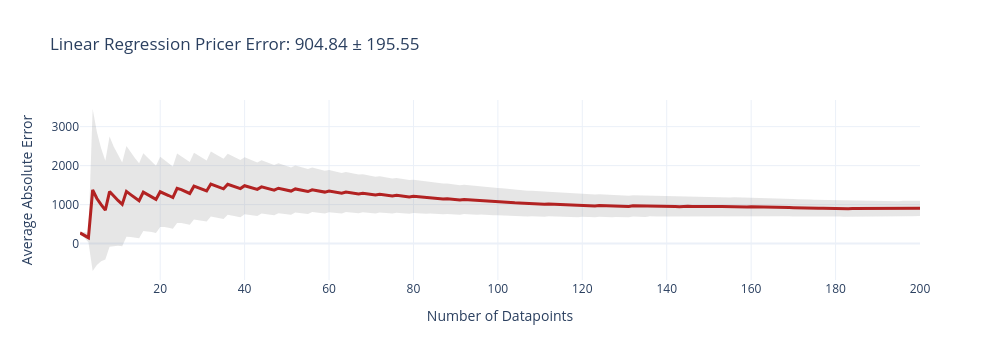
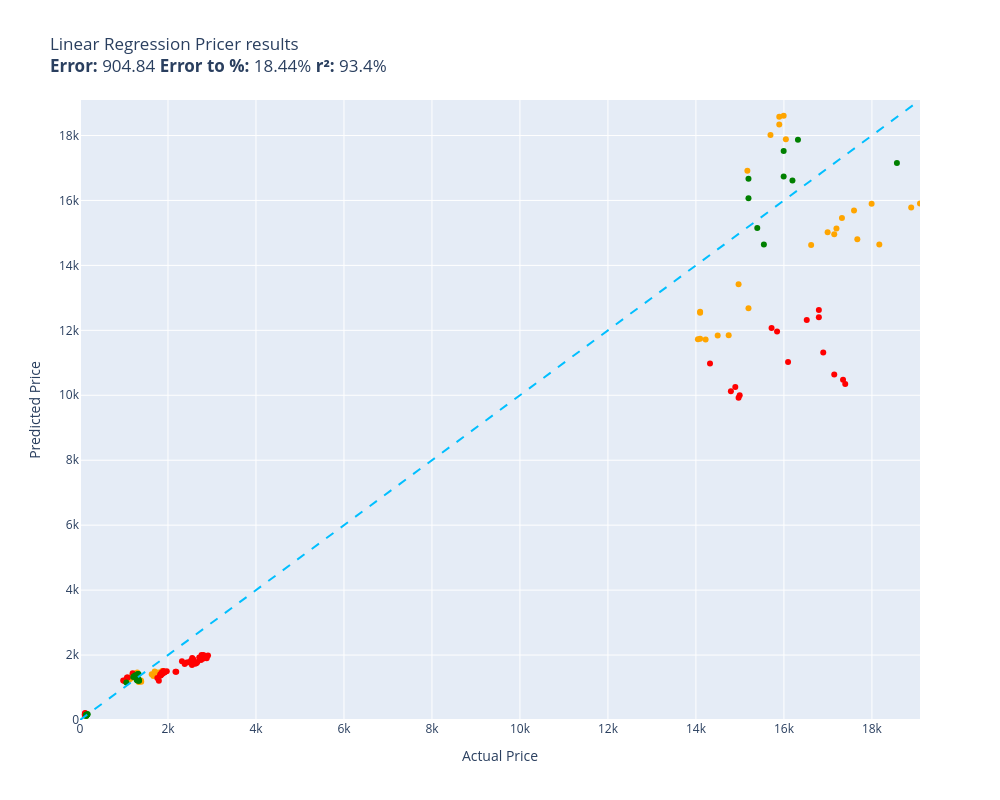

Write notebook code for charts like these, in order.
### Code cell
evaluate(linear_regression_pricer, ds["test"])

### Figure 1 — Plotly figure (JSON) as saved in the notebook; plotly's stock layout.template omitted (floating-point values rounded to 4 significant figures; data arrays with more than 128 entries replaced by an {"elided": "..."} marker saying what was removed)
{"data": [{"fill": "toself", "fillcolor": "rgba(128,128,128,0.2)", "hoverinfo": "skip", "line": {"color": "rgba(255,255,255,0)"}, "name": "95% CI", "showlegend": false, "type": "scatter", "x": {"elided": "400 int values"}, "y": {"elided": "400 float values"}}, {"customdata": {"elided": "200x1 float values"}, "hovertemplate": "n=%{x}<br>Avg Error=%{y:,.2f}<br>±95% CI=%{customdata[0]:,.2f}<extra></extra>", "line": {"color": "firebrick", "width": 3}, "mode": "lines", "name": "Cumulative Avg Error", "type": "scatter", "x": {"elided": "200 int values"}, "y": {"elided": "200 float values"}}], "layout": {"height": 360, "showlegend": false, "title": {"text": "Linear Regression Pricer Error: 904.84 ± 195.55"}, "width": 1000, "xaxis": {"title": {"text": "Number of Datapoints"}}, "yaxis": {"title": {"text": "Average Absolute Error"}}}}

### Figure 2 — Plotly figure (JSON) as saved in the notebook; plotly's stock layout.template omitted (floating-point values rounded to 4 significant figures)
{"data": [{"customdata": [["PTRO.JK\nGuess=1,425.58 Actual=1,700.00"], ["ADMR.JK\nGuess=1,170.12 Actual=1,334.36"], ["BUMI.JK\nGuess=122.90 Actual=141.00"], ["PTRO.JK\nGuess=1,406.83 Actual=1,690.00"], ["ADMR.JK\nGuess=1,181.28 Actual=1,391.55"], ["BUMI.JK\nGuess=124.91 Actual=139.00"], ["PTRO.JK\nGuess=1,405.54 Actual=1,630.00"], ["ADMR.JK\nGuess=1,220.16 Actual=1,386.79"], ["PTRO.JK\nGuess=1,398.91 Actual=1,680.00"], ["PTRO.JK\nGuess=1,357.44 Actual=1,667.50"], ["BUMI.JK\nGuess=154.77 Actual=135.00"], ["PTRO.JK\nGuess=1,441.64 Actual=1,720.00"], ["BUMI.JK\nGuess=150.18 Actual=135.00"], ["PTRO.JK\nGuess=1,495.01 Actual=1,697.50"], ["BUMI.JK\nGuess=152.37 Actual=130.00"], ["PTRO.JK\nGuess=1,459.07 Actual=1,777.50"], ["BUMI.JK\nGuess=150.93 Actual=127.00"], ["PTRO.JK\nGuess=1,510.18 Actual=1,877.50"], ["ADMR.JK\nGuess=1,458.93 Actual=1,301.01"], ["ADMR.JK\nGuess=1,443.17 Actual=1,267.65"], ["PANI.JK\nGuess=11,847.02 Actual=14,744.61"], ["ADMR.JK\nGuess=1,416.52 Actual=1,248.58"], ["BUMI.JK\nGuess=166.16 Actual=149.00"], ["BUMI.JK\nGuess=170.80 Actual=153.00"], ["PANI.JK\nGuess=11,726.65 Actual=14,044.87"], ["PANI.JK\nGuess=11,837.70 Actual=14,494.70"], ["ADMR.JK\nGuess=1,385.30 Actual=1,248.58"], ["PANI.JK\nGuess=11,719.04 Actual=14,219.80"], ["BUMI.JK\nGuess=161.02 Actual=143.00"], ["PANI.JK\nGuess=11,743.64 Actual=14,094.85"], ["BUMI.JK\nGuess=164.33 Actual=143.00"], ["PANI.JK\nGuess=12,573.22 Actual=14,094.85"], ["ADMR.JK\nGuess=1,326.64 Actual=1,205.69"], ["BUMI.JK\nGuess=171.54 Actual=146.00"], ["PANI.JK\nGuess=12,539.71 Actual=14,094.85"], ["ADMR.JK\nGuess=1,349.41 Actual=1,210.46"], ["PANI.JK\nGuess=12,677.99 Actual=15,194.45"], ["PTRO.JK\nGuess=1,497.48 Actual=1,862.50"], ["ADMR.JK\nGuess=1,355.76 Actual=1,205.69"], ["PANI.JK\nGuess=13,419.37 Actual=14,969.53"], ["ADMR.JK\nGuess=1,323.62 Actual=1,167.57"], ["ADMR.JK\nGuess=1,341.03 Actual=1,191.40"], ["ADMR.JK\nGuess=1,375.09 Actual=1,191.40"], ["ADMR.JK\nGuess=1,364.71 Actual=1,215.22"], ["PANI.JK\nGuess=16,914.17 Actual=15,169.46"], ["PANI.JK\nGuess=15,019.16 Actual=16,993.79"], ["PANI.JK\nGuess=15,900.68 Actual=17,993.42"], ["BUMI.JK\nGuess=169.63 Actual=148.00"], ["PANI.JK\nGuess=15,688.62 Actual=17,593.57"], ["ADMR.JK\nGuess=1,372.58 Actual=1,239.05"], ["BUMI.JK\nGuess=169.22 Actual=145.00"], ["PANI.JK\nGuess=15,908.91 Actual=19,093.02"], ["BUMI.JK\nGuess=170.24 Actual=145.00"], ["PANI.JK\nGuess=15,784.37 Actual=18,893.10"], ["ADMR.JK\nGuess=1,312.19 Actual=1,181.87"], ["BUMI.JK\nGuess=169.12 Actual=143.00"], ["ADMR.JK\nGuess=1,301.31 Actual=1,143.74"], ["BUMI.JK\nGuess=164.66 Actual=139.00"], ["PANI.JK\nGuess=18,579.84 Actual=15,894.19"], ["ADMR.JK\nGuess=1,273.74 Actual=1,110.38"], ["PANI.JK\nGuess=18,334.83 Actual=15,894.19"], ["PANI.JK\nGuess=18,607.39 Actual=15,994.16"], ["ADMR.JK\nGuess=1,257.05 Actual=1,077.02"], ["PANI.JK\nGuess=18,016.08 Actual=15,694.26"], ["ADMR.JK\nGuess=1,267.79 Actual=1,096.09"], ["PANI.JK\nGuess=17,885.05 Actual=16,044.14"], ["ADMR.JK\nGuess=1,250.91 Actual=1,096.09"], ["ADMR.JK\nGuess=1,283.84 Actual=1,081.79"], ["ADMR.JK\nGuess=1,272.84 Actual=1,143.74"], ["ADMR.JK\nGuess=1,234.30 Actual=1,110.38"], ["PANI.JK\nGuess=15,456.51 Actual=17,318.67"], ["ADMR.JK\nGuess=1,212.22 Actual=1,077.02"], ["PANI.JK\nGuess=14,955.02 Actual=17,143.73"], ["PANI.JK\nGuess=14,627.53 Actual=16,618.93"], ["ADMR.JK\nGuess=1,195.68 Actual=1,029.37"], ["PANI.JK\nGuess=15,132.69 Actual=17,193.72"], ["PANI.JK\nGuess=14,802.51 Actual=17,668.54"], ["PANI.JK\nGuess=14,644.20 Actual=18,168.36"]], "hovertemplate": "%{customdata[0]}<extra></extra>", "legendgroup": "orange", "marker": {"color": "orange", "size": 6, "symbol": "circle"}, "mode": "markers", "name": "orange", "orientation": "v", "showlegend": true, "type": "scatter", "x": [1700.0, 1334.0, 141.0, 1690.0, 1392.0, 139.0, 1630.0, 1387.0, 1680.0, 1667.0, 135.0, 1720.0, 135.0, 1697.0, 130.0, 1777.0, 127.0, 1877.0, 1301.0, 1268.0, 14740.0, 1249.0, 149.0, 153.0, 14040.0, 14490.0, 1249.0, 14220.0, 143.0, 14090.0, 143.0, 14090.0, 1206.0, 146.0, 14090.0, 1210.0, 15190.0, 1862.0, 1206.0, 14970.0, 1168.0, 1191.0, 1191.0, 1215.0, 15170.0, 16990.0, 17990.0, 148.0, 17590.0, 1239.0, 145.0, 19090.0, 145.0, 18890.0, 1182.0, 143.0, 1144.0, 139.0, 15890.0, 1110.0, 15890.0, 15990.0, 1077.0, 15690.0, 1096.0, 16040.0, 1096.0, 1082.0, 1144.0, 1110.0, 17320.0, 1077.0, 17140.0, 16620.0, 1029.0, 17190.0, 17670.0, 18170.0], "xaxis": "x", "y": [1426.0, 1170.0, 122.9, 1407.0, 1181.0, 124.9, 1406.0, 1220.0, 1399.0, 1357.0, 154.8, 1442.0, 150.2, 1495.0, 152.4, 1459.0, 150.9, 1510.0, 1459.0, 1443.0, 11850.0, 1417.0, 166.2, 170.8, 11730.0, 11840.0, 1385.0, 11720.0, 161.0, 11740.0, 164.3, 12570.0, 1327.0, 171.5, 12540.0, 1349.0, 12680.0, 1497.0, 1356.0, 13420.0, 1324.0, 1341.0, 1375.0, 1365.0, 16910.0, 15020.0, 15900.0, 169.6, 15690.0, 1373.0, 169.2, 15910.0, 170.2, 15780.0, 1312.0, 169.1, 1301.0, 164.7, 18580.0, 1274.0, 18330.0, 18610.0, 1257.0, 18020.0, 1268.0, 17890.0, 1251.0, 1284.0, 1273.0, 1234.0, 15460.0, 1212.0, 14960.0, 14630.0, 1196.0, 15130.0, 14800.0, 14640.0], "yaxis": "y"}, {"customdata": [["PANI.JK\nGuess=9,926.80 Actual=14,969.53"], ["PANI.JK\nGuess=10,123.45 Actual=14,794.59"], ["PANI.JK\nGuess=10,002.92 Actual=14,994.52"], ["PANI.JK\nGuess=10,256.80 Actual=14,894.56"], ["PANI.JK\nGuess=11,028.44 Actual=16,094.12"], ["PTRO.JK\nGuess=1,362.00 Actual=1,820.00"], ["PANI.JK\nGuess=10,474.96 Actual=17,343.66"], ["PTRO.JK\nGuess=1,205.42 Actual=1,792.50"], ["PANI.JK\nGuess=10,641.05 Actual=17,143.73"], ["PTRO.JK\nGuess=1,296.13 Actual=1,757.50"], ["PANI.JK\nGuess=10,347.03 Actual=17,393.64"], ["PANI.JK\nGuess=11,318.10 Actual=16,893.83"], ["PANI.JK\nGuess=12,403.62 Actual=16,793.86"], ["PANI.JK\nGuess=12,625.46 Actual=16,793.86"], ["PTRO.JK\nGuess=1,405.92 Actual=1,825.00"], ["PANI.JK\nGuess=12,069.77 Actual=15,719.26"], ["PTRO.JK\nGuess=1,470.99 Actual=1,917.50"], ["PANI.JK\nGuess=12,320.43 Actual=16,518.96"], ["PANI.JK\nGuess=11,966.80 Actual=15,844.21"], ["PTRO.JK\nGuess=1,482.99 Actual=1,925.00"], ["PTRO.JK\nGuess=1,461.48 Actual=1,857.50"], ["PANI.JK\nGuess=10,980.54 Actual=14,319.77"], ["PTRO.JK\nGuess=1,393.80 Actual=1,845.00"], ["ADMR.JK\nGuess=1,439.50 Actual=1,196.16"], ["PTRO.JK\nGuess=1,375.03 Actual=1,837.50"], ["PTRO.JK\nGuess=1,454.22 Actual=1,870.00"], ["PTRO.JK\nGuess=1,470.20 Actual=1,925.00"], ["PTRO.JK\nGuess=1,434.26 Actual=1,885.00"], ["PTRO.JK\nGuess=1,467.12 Actual=1,887.50"], ["PTRO.JK\nGuess=1,505.45 Actual=1,895.00"], ["BUMI.JK\nGuess=171.30 Actual=141.00"], ["BUMI.JK\nGuess=167.24 Actual=135.00"], ["PTRO.JK\nGuess=1,486.65 Actual=1,892.50"], ["BUMI.JK\nGuess=178.79 Actual=147.00"], ["PTRO.JK\nGuess=1,504.81 Actual=1,972.50"], ["BUMI.JK\nGuess=170.15 Actual=138.00"], ["PTRO.JK\nGuess=1,482.68 Actual=2,187.50"], ["BUMI.JK\nGuess=168.37 Actual=137.00"], ["PTRO.JK\nGuess=1,483.65 Actual=2,170.00"], ["BUMI.JK\nGuess=171.94 Actual=139.00"], ["PTRO.JK\nGuess=1,809.99 Actual=2,317.50"], ["BUMI.JK\nGuess=181.76 Actual=139.00"], ["PTRO.JK\nGuess=1,726.95 Actual=2,380.00"], ["BUMI.JK\nGuess=177.92 Actual=138.00"], ["PTRO.JK\nGuess=1,782.06 Actual=2,470.00"], ["BUMI.JK\nGuess=173.14 Actual=142.00"], ["PTRO.JK\nGuess=1,768.04 Actual=2,425.00"], ["PTRO.JK\nGuess=1,696.63 Actual=2,545.00"], ["PTRO.JK\nGuess=1,751.89 Actual=2,640.00"], ["PTRO.JK\nGuess=1,735.18 Actual=2,620.00"], ["PTRO.JK\nGuess=1,908.60 Actual=2,550.00"], ["PTRO.JK\nGuess=1,874.41 Actual=2,572.50"], ["BUMI.JK\nGuess=164.57 Actual=135.00"], ["PTRO.JK\nGuess=1,831.56 Actual=2,525.00"], ["ADMR.JK\nGuess=1,306.47 Actual=1,086.55"], ["BUMI.JK\nGuess=167.76 Actual=132.00"], ["PTRO.JK\nGuess=1,785.74 Actual=2,667.50"], ["BUMI.JK\nGuess=164.89 Actual=122.00"], ["PTRO.JK\nGuess=1,757.15 Actual=2,650.00"], ["BUMI.JK\nGuess=158.81 Actual=115.00"], ["PTRO.JK\nGuess=1,846.41 Actual=2,750.00"], ["ADMR.JK\nGuess=1,305.93 Actual=1,067.49"], ["BUMI.JK\nGuess=155.27 Actual=116.00"], ["PTRO.JK\nGuess=1,897.87 Actual=2,815.00"], ["BUMI.JK\nGuess=182.94 Actual=116.00"], ["PTRO.JK\nGuess=2,001.11 Actual=2,805.00"], ["BUMI.JK\nGuess=215.06 Actual=116.00"], ["PTRO.JK\nGuess=1,951.78 Actual=2,830.00"], ["BUMI.JK\nGuess=199.24 Actual=118.00"], ["PTRO.JK\nGuess=2,003.12 Actual=2,762.50"], ["BUMI.JK\nGuess=195.57 Actual=123.00"], ["PTRO.JK\nGuess=1,921.88 Actual=2,745.00"], ["BUMI.JK\nGuess=183.25 Actual=124.00"], ["PTRO.JK\nGuess=1,904.15 Actual=2,880.00"], ["BUMI.JK\nGuess=185.24 Actual=119.00"], ["PTRO.JK\nGuess=1,892.16 Actual=2,800.00"], ["BUMI.JK\nGuess=180.71 Actual=120.00"], ["PTRO.JK\nGuess=1,926.35 Actual=2,710.00"], ["ADMR.JK\nGuess=1,212.48 Actual=1,000.77"], ["BUMI.JK\nGuess=176.99 Actual=115.00"], ["PTRO.JK\nGuess=1,986.36 Actual=2,910.00"], ["ADMR.JK\nGuess=1,218.26 Actual=981.71"], ["BUMI.JK\nGuess=172.62 Actual=108.00"]], "hovertemplate": "%{customdata[0]}<extra></extra>", "legendgroup": "red", "marker": {"color": "red", "size": 6, "symbol": "circle"}, "mode": "markers", "name": "red", "orientation": "v", "showlegend": true, "type": "scatter", "x": [14970.0, 14790.0, 14990.0, 14890.0, 16090.0, 1820.0, 17340.0, 1792.0, 17140.0, 1757.0, 17390.0, 16890.0, 16790.0, 16790.0, 1825.0, 15720.0, 1917.0, 16520.0, 15840.0, 1925.0, 1857.0, 14320.0, 1845.0, 1196.0, 1837.0, 1870.0, 1925.0, 1885.0, 1887.0, 1895.0, 141.0, 135.0, 1892.0, 147.0, 1972.0, 138.0, 2187.0, 137.0, 2170.0, 139.0, 2317.0, 139.0, 2380.0, 138.0, 2470.0, 142.0, 2425.0, 2545.0, 2640.0, 2620.0, 2550.0, 2572.0, 135.0, 2525.0, 1087.0, 132.0, 2667.0, 122.0, 2650.0, 115.0, 2750.0, 1067.0, 116.0, 2815.0, 116.0, 2805.0, 116.0, 2830.0, 118.0, 2762.0, 123.0, 2745.0, 124.0, 2880.0, 119.0, 2800.0, 120.0, 2710.0, 1001.0, 115.0, 2910.0, 981.7, 108.0], "xaxis": "x", "y": [9927.0, 10120.0, 10000.0, 10260.0, 11030.0, 1362.0, 10470.0, 1205.0, 10640.0, 1296.0, 10350.0, 11320.0, 12400.0, 12630.0, 1406.0, 12070.0, 1471.0, 12320.0, 11970.0, 1483.0, 1461.0, 10980.0, 1394.0, 1439.0, 1375.0, 1454.0, 1470.0, 1434.0, 1467.0, 1505.0, 171.3, 167.2, 1487.0, 178.8, 1505.0, 170.1, 1483.0, 168.4, 1484.0, 171.9, 1810.0, 181.8, 1727.0, 177.9, 1782.0, 173.1, 1768.0, 1697.0, 1752.0, 1735.0, 1909.0, 1874.0, 164.6, 1832.0, 1306.0, 167.8, 1786.0, 164.9, 1757.0, 158.8, 1846.0, 1306.0, 155.3, 1898.0, 182.9, 2001.0, 215.1, 1952.0, 199.2, 2003.0, 195.6, 1922.0, 183.3, 1904.0, 185.2, 1892.0, 180.7, 1926.0, 1212.0, 177.0, 1986.0, 1218.0, 172.6], "yaxis": "y"}, {"customdata": [["BUMI.JK\nGuess=132.87 Actual=139.00"], ["ADMR.JK\nGuess=1,209.74 Actual=1,343.90"], ["BUMI.JK\nGuess=132.48 Actual=140.00"], ["ADMR.JK\nGuess=1,248.92 Actual=1,334.36"], ["BUMI.JK\nGuess=146.96 Actual=139.00"], ["ADMR.JK\nGuess=1,238.24 Actual=1,324.83"], ["BUMI.JK\nGuess=145.32 Actual=135.00"], ["ADMR.JK\nGuess=1,216.60 Actual=1,301.01"], ["ADMR.JK\nGuess=1,206.71 Actual=1,329.60"], ["BUMI.JK\nGuess=151.44 Actual=138.00"], ["ADMR.JK\nGuess=1,240.78 Actual=1,286.71"], ["ADMR.JK\nGuess=1,324.04 Actual=1,296.24"], ["ADMR.JK\nGuess=1,417.95 Actual=1,329.60"], ["ADMR.JK\nGuess=1,353.01 Actual=1,281.94"], ["BUMI.JK\nGuess=151.58 Actual=149.00"], ["ADMR.JK\nGuess=1,414.14 Actual=1,310.54"], ["BUMI.JK\nGuess=178.54 Actual=174.00"], ["BUMI.JK\nGuess=175.16 Actual=164.00"], ["BUMI.JK\nGuess=164.00 Actual=161.00"], ["ADMR.JK\nGuess=1,346.49 Actual=1,234.29"], ["BUMI.JK\nGuess=164.60 Actual=150.00"], ["BUMI.JK\nGuess=158.04 Actual=147.00"], ["ADMR.JK\nGuess=1,358.36 Actual=1,253.35"], ["ADMR.JK\nGuess=1,337.02 Actual=1,229.52"], ["PANI.JK\nGuess=14,645.18 Actual=15,544.32"], ["PANI.JK\nGuess=15,153.58 Actual=15,394.37"], ["PANI.JK\nGuess=16,667.89 Actual=15,194.45"], ["ADMR.JK\nGuess=1,354.20 Actual=1,258.12"], ["PANI.JK\nGuess=16,066.48 Actual=15,194.45"], ["ADMR.JK\nGuess=1,327.10 Actual=1,253.35"], ["ADMR.JK\nGuess=1,311.26 Actual=1,281.94"], ["ADMR.JK\nGuess=1,377.62 Actual=1,258.12"], ["ADMR.JK\nGuess=1,323.10 Actual=1,210.46"], ["PANI.JK\nGuess=17,153.97 Actual=18,568.21"], ["PANI.JK\nGuess=17,869.24 Actual=16,319.04"], ["PANI.JK\nGuess=16,617.39 Actual=16,194.08"], ["PANI.JK\nGuess=17,525.15 Actual=15,994.16"], ["PANI.JK\nGuess=16,734.61 Actual=15,994.16"], ["ADMR.JK\nGuess=1,151.71 Actual=1,053.20"]], "hovertemplate": "%{customdata[0]}<extra></extra>", "legendgroup": "green", "marker": {"color": "green", "size": 6, "symbol": "circle"}, "mode": "markers", "name": "green", "orientation": "v", "showlegend": true, "type": "scatter", "x": [139.0, 1344.0, 140.0, 1334.0, 139.0, 1325.0, 135.0, 1301.0, 1330.0, 138.0, 1287.0, 1296.0, 1330.0, 1282.0, 149.0, 1311.0, 174.0, 164.0, 161.0, 1234.0, 150.0, 147.0, 1253.0, 1230.0, 15540.0, 15390.0, 15190.0, 1258.0, 15190.0, 1253.0, 1282.0, 1258.0, 1210.0, 18570.0, 16320.0, 16190.0, 15990.0, 15990.0, 1053.0], "xaxis": "x", "y": [132.9, 1210.0, 132.5, 1249.0, 147.0, 1238.0, 145.3, 1217.0, 1207.0, 151.4, 1241.0, 1324.0, 1418.0, 1353.0, 151.6, 1414.0, 178.5, 175.2, 164.0, 1346.0, 164.6, 158.0, 1358.0, 1337.0, 14650.0, 15150.0, 16670.0, 1354.0, 16070.0, 1327.0, 1311.0, 1378.0, 1323.0, 17150.0, 17870.0, 16620.0, 17530.0, 16730.0, 1152.0], "yaxis": "y"}, {"hoverinfo": "skip", "line": {"color": "deepskyblue", "dash": "dash", "width": 2}, "mode": "lines", "name": "y = x", "showlegend": false, "type": "scatter", "x": [0, 19090.0], "y": [0, 19090.0]}], "layout": {"height": 800, "legend": {"title": {"text": "color"}, "tracegroupgap": 0}, "showlegend": false, "title": {"text": "Linear Regression Pricer results<br><b>Error:</b> 904.84 <b>Error to %:</b> 18.44% <b>r²:</b> 93.4%"}, "width": 1000, "xaxis": {"anchor": "y", "domain": [0, 1], "range": [0, 19090.0], "title": {"text": "Actual Price"}}, "yaxis": {"anchor": "x", "domain": [0, 1], "range": [0, 19090.0], "title": {"text": "Predicted Price"}}}}
